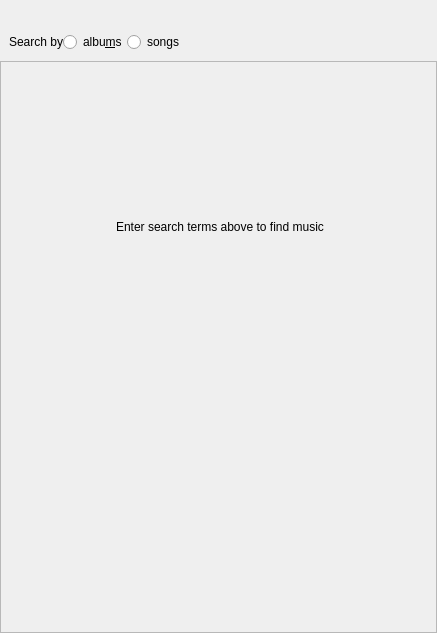
<?xml version="1.0" encoding="UTF-8"?>
<ui version="4.0">
 <class>TidalSearchView</class>
 <widget class="QWidget" name="TidalSearchView">
  <property name="geometry">
   <rect>
    <x>0</x>
    <y>0</y>
    <width>437</width>
    <height>633</height>
   </rect>
  </property>
  <layout class="QVBoxLayout" name="verticalLayout">
   <property name="spacing">
    <number>0</number>
   </property>
   <property name="leftMargin">
    <number>0</number>
   </property>
   <property name="topMargin">
    <number>0</number>
   </property>
   <property name="rightMargin">
    <number>0</number>
   </property>
   <property name="bottomMargin">
    <number>0</number>
   </property>
   <item>
    <widget class="QWidget" name="widget_search" native="true">
     <layout class="QHBoxLayout" name="horizontalLayout">
      <property name="spacing">
       <number>0</number>
      </property>
      <item>
       <layout class="QVBoxLayout" name="layout_top" stretch="0,0">
        <item>
         <layout class="QHBoxLayout" name="layout_search">
          <item>
           <widget class="QSearchField" name="search" native="true">
            <property name="placeholderText" stdset="0">
             <string>Search for anything</string>
            </property>
           </widget>
          </item>
          <item>
           <widget class="QToolButton" name="settings">
            <property name="minimumSize">
             <size>
              <width>20</width>
              <height>0</height>
             </size>
            </property>
            <property name="popupMode">
             <enum>QToolButton::InstantPopup</enum>
            </property>
            <property name="autoRaise">
             <bool>true</bool>
            </property>
           </widget>
          </item>
         </layout>
        </item>
        <item>
         <layout class="QHBoxLayout" name="layout_searchby">
          <property name="sizeConstraint">
           <enum>QLayout::SetFixedSize</enum>
          </property>
          <item>
           <widget class="QLabel" name="label_searchby">
            <property name="enabled">
             <bool>true</bool>
            </property>
            <property name="text">
             <string>Search by</string>
            </property>
            <property name="margin">
             <number>10</number>
            </property>
           </widget>
          </item>
          <item>
           <widget class="QRadioButton" name="radiobutton_searchbyalbums">
            <property name="text">
             <string>albu&amp;ms</string>
            </property>
           </widget>
          </item>
          <item>
           <widget class="QRadioButton" name="radiobutton_searchbysongs">
            <property name="text">
             <string>songs</string>
            </property>
           </widget>
          </item>
          <item>
           <spacer name="horizontalSpacer">
            <property name="orientation">
             <enum>Qt::Horizontal</enum>
            </property>
            <property name="sizeHint" stdset="0">
             <size>
              <width>40</width>
              <height>20</height>
             </size>
            </property>
           </spacer>
          </item>
         </layout>
        </item>
       </layout>
      </item>
     </layout>
    </widget>
   </item>
   <item>
    <widget class="QStackedWidget" name="results_stack">
     <property name="currentIndex">
      <number>1</number>
     </property>
     <widget class="QWidget" name="results_page">
      <layout class="QVBoxLayout" name="verticalLayout_3">
       <property name="spacing">
        <number>0</number>
       </property>
       <property name="leftMargin">
        <number>0</number>
       </property>
       <property name="topMargin">
        <number>0</number>
       </property>
       <property name="rightMargin">
        <number>0</number>
       </property>
       <property name="bottomMargin">
        <number>0</number>
       </property>
       <item>
        <widget class="AutoExpandingTreeView" name="results">
         <property name="editTriggers">
          <set>QAbstractItemView::NoEditTriggers</set>
         </property>
         <property name="dragEnabled">
          <bool>true</bool>
         </property>
         <property name="dragDropMode">
          <enum>QAbstractItemView::DragOnly</enum>
         </property>
         <property name="selectionMode">
          <enum>QAbstractItemView::ExtendedSelection</enum>
         </property>
         <property name="allColumnsShowFocus">
          <bool>true</bool>
         </property>
         <attribute name="headerVisible">
          <bool>false</bool>
         </attribute>
        </widget>
       </item>
      </layout>
     </widget>
     <widget class="QWidget" name="help_page">
      <layout class="QVBoxLayout" name="verticalLayout_6">
       <property name="leftMargin">
        <number>0</number>
       </property>
       <property name="topMargin">
        <number>0</number>
       </property>
       <property name="rightMargin">
        <number>0</number>
       </property>
       <property name="bottomMargin">
        <number>0</number>
       </property>
       <item>
        <widget class="QScrollArea" name="help_frame">
         <property name="horizontalScrollBarPolicy">
          <enum>Qt::ScrollBarAlwaysOff</enum>
         </property>
         <property name="widgetResizable">
          <bool>true</bool>
         </property>
         <widget class="QWidget" name="help_frame_contents">
          <property name="geometry">
           <rect>
            <x>0</x>
            <y>0</y>
            <width>435</width>
            <height>533</height>
           </rect>
          </property>
          <widget class="QWidget" name="widget" native="true">
           <property name="geometry">
            <rect>
             <x>9</x>
             <y>109</y>
             <width>420</width>
             <height>100</height>
            </rect>
           </property>
           <layout class="QVBoxLayout" name="verticalLayout_4">
            <property name="leftMargin">
             <number>32</number>
            </property>
            <property name="topMargin">
             <number>16</number>
            </property>
            <property name="rightMargin">
             <number>32</number>
            </property>
            <property name="bottomMargin">
             <number>64</number>
            </property>
            <item>
             <widget class="QLabel" name="label_helptext">
              <property name="minimumSize">
               <size>
                <width>0</width>
                <height>80</height>
               </size>
              </property>
              <property name="text">
               <string>Enter search terms above to find music</string>
              </property>
              <property name="alignment">
               <set>Qt::AlignCenter</set>
              </property>
              <property name="wordWrap">
               <bool>true</bool>
              </property>
             </widget>
            </item>
           </layout>
          </widget>
         </widget>
        </widget>
       </item>
      </layout>
     </widget>
    </widget>
   </item>
  </layout>
 </widget>
 <customwidgets>
  <customwidget>
   <class>QSearchField</class>
   <extends>QWidget</extends>
   <header>3rdparty/qocoa/qsearchfield.h</header>
  </customwidget>
  <customwidget>
   <class>AutoExpandingTreeView</class>
   <extends>QTreeView</extends>
   <header>widgets/autoexpandingtreeview.h</header>
  </customwidget>
 </customwidgets>
 <resources/>
 <connections/>
</ui>
